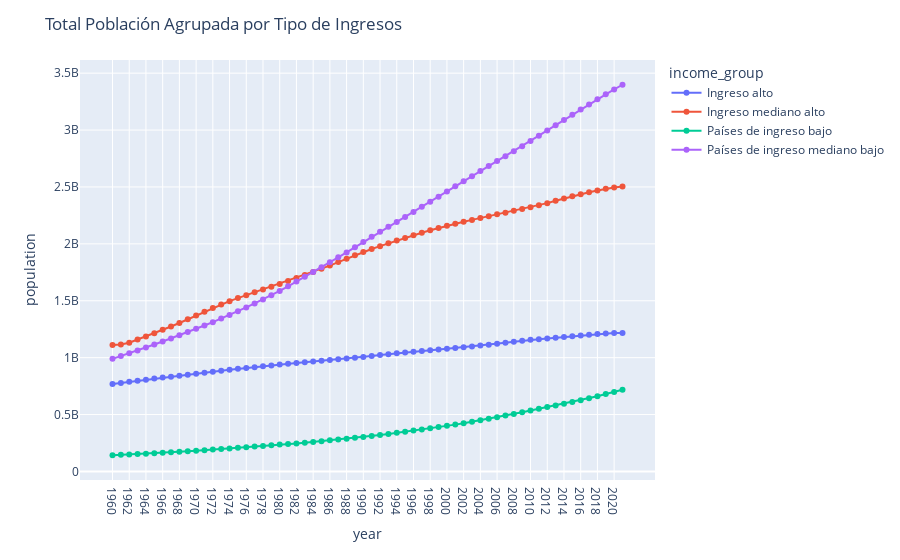

The notebook cell this image was saved under:
### Code cell
filtered_df = df_world_population[~df_world_population['income_group'].isin(['No clasificado', 'Agregados'])]
fig = px.line(filtered_df.groupby(['income_group','year'])[['population','rate_pop']].sum().reset_index(),x='year',y='population',color ='income_group', markers=True)
fig.update_layout(title='Total Población Agrupada por Tipo de Ingresos')
fig.show()
